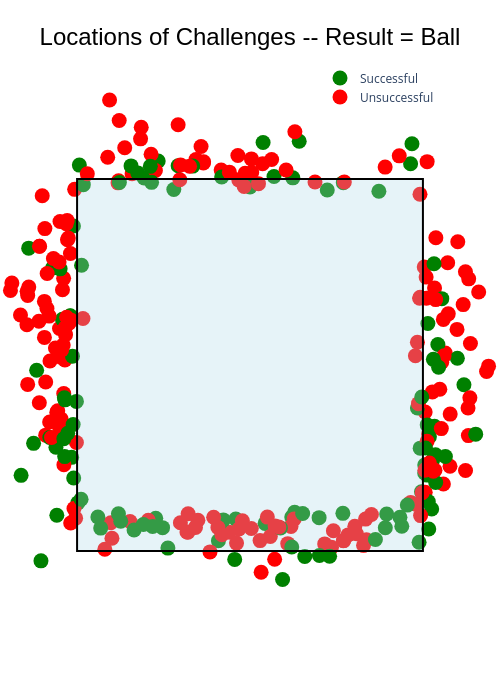

Here is the notebook cell this chart was saved with:
### Code cell
import plotly.graph_objects as go

tooltip = challenge_b.select([
    'challenge_team',
    'challenge_side',
    'plate_x',
    'percentile_z',
    'original_call_challenge',
    'challenge_successful'
]).to_numpy()
fig = go.Figure()
# strike zone
fig.add_shape(
    type="rect",
    x0=-0.83, x1=0.83,
    y0=0, y1=100,
    fillcolor="rgba(173, 216, 230, 0.3)",
    line=dict(color="black", width=2)
)
# scatter plot of pitches
fig.add_trace(go.Scatter(
    x=challenge_b["plate_x"],
    y=challenge_b["percentile_z"],
    mode='markers',
    marker=dict(
        color=challenge_b['challenge_color'],
        colorscale = 'RdBu',
        line = dict(width = 0),
        size= 15
        ),
    name='Pitches',
    showlegend = False,
    customdata = tooltip,
    hovertemplate = (
        "Challenge Team: %{customdata[0]}<br>" +
        "Challenge Side: %{customdata[1]}<br>" +
        "Horizontal Location: %{customdata[2]:.2f}<br>" +
        "Vertical Location (%ile): %{customdata[3]:.1f}<br>" +
        "Initial Call: %{customdata[4]}<br>" +
        "Challenge: %{customdata[5]}<extra></extra>"
    )
))
# legend for successful challenges
fig.add_trace(go.Scatter(
    x=[None], y=[None],
    mode='markers',
    marker=dict(size=15, color='green'),
    name='Successful'
))
# legend for unsuccessful challenges
fig.add_trace(go.Scatter(
    x=[None], y=[None],
    mode='markers',
    marker=dict(size=15, color='red'),
    name='Unsuccessful'
))
# formatting
fig.update_layout(
    width=500,
    height=700,
    xaxis=dict(
        showgrid=False,
        zeroline=False,
        visible=False,
        range=[-1.2, 1.2]
    ),
    yaxis=dict(
        showgrid=False,
        zeroline=False,
        visible=False,
        range=[-40, 140]
    ),
    plot_bgcolor='white',
    margin=dict(l=0, r=0, t=30, b=0),
    title = dict(
        text = "Locations of Challenges -- Result = Ball",
        font = dict(family = "Arial", size = 24, color = "black"),
        x = 0.5,
        y = 0.96,
        xanchor = 'center'
    ),
    legend = dict(
        y = 0.95,
        x = 0.64
    )
)

fig.show()

### Figure 1 — Plotly figure (JSON) as saved in the notebook; plotly's stock layout.template omitted (floating-point values rounded to 4 significant figures; data arrays with more than 128 entries replaced by an {"elided": "..."} marker saying what was removed)
{"data": [{"customdata": {"elided": "305x6 mixed values"}, "hovertemplate": "Challenge Team: %{customdata[0]}<br>Challenge Side: %{customdata[1]}<br>Horizontal Location: %{customdata[2]:.2f}<br>Vertical Location (%ile): %{customdata[3]:.1f}<br>Initial Call: %{customdata[4]}<br>Challenge: %{customdata[5]}<extra></extra>", "marker": {"color": {"elided": "305 str values"}, "colorscale": [[0, "rgb(103,0,31)"], [0.1, "rgb(178,24,43)"], [0.2, "rgb(214,96,77)"], [0.3, "rgb(244,165,130)"], [0.4, "rgb(253,219,199)"], [0.5, "rgb(247,247,247)"], [0.6, "rgb(209,229,240)"], [0.7, "rgb(146,197,222)"], [0.8, "rgb(67,147,195)"], [0.9, "rgb(33,102,172)"], [1, "rgb(5,48,97)"]], "line": {"width": 0}, "size": 15}, "mode": "markers", "name": "Pitches", "showlegend": false, "type": "scatter", "x": {"elided": "305 float values"}, "y": {"elided": "305 float values"}}, {"marker": {"color": "green", "size": 15}, "mode": "markers", "name": "Successful", "type": "scatter", "x": [null], "y": [null]}, {"marker": {"color": "red", "size": 15}, "mode": "markers", "name": "Unsuccessful", "type": "scatter", "x": [null], "y": [null]}], "layout": {"height": 700, "legend": {"x": 0.64, "y": 0.95}, "margin": {"b": 0, "l": 0, "r": 0, "t": 30}, "plot_bgcolor": "white", "shapes": [{"fillcolor": "rgba(173, 216, 230, 0.3)", "line": {"color": "black", "width": 2}, "type": "rect", "x0": -0.83, "x1": 0.83, "y0": 0, "y1": 100}], "title": {"font": {"color": "black", "family": "Arial", "size": 24}, "text": "Locations of Challenges -- Result = Ball", "x": 0.5, "xanchor": "center", "y": 0.96}, "width": 500, "xaxis": {"range": [-1.2, 1.2], "showgrid": false, "visible": false, "zeroline": false}, "yaxis": {"range": [-40, 140], "showgrid": false, "visible": false, "zeroline": false}}}
